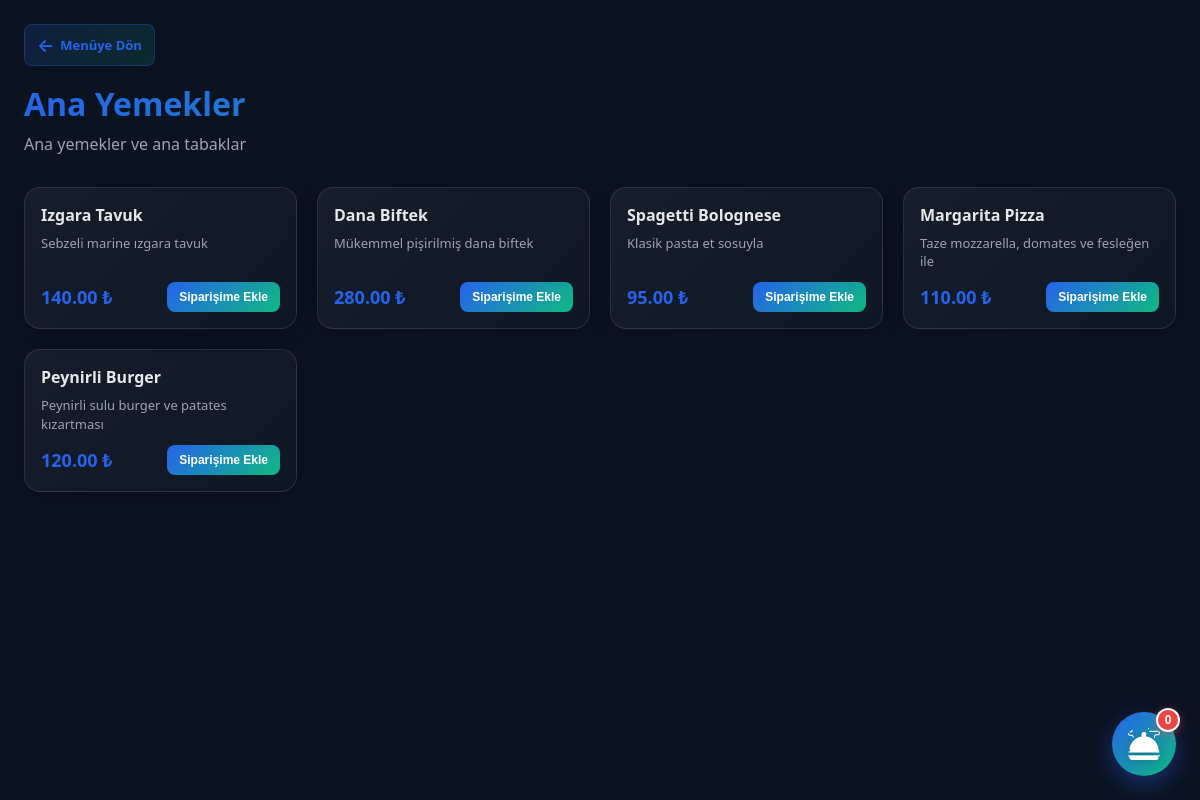
Page /customer/category.php?category_id=3 on the committed database.
### tables this page shows
CREATE TABLE MenuCategories (
    category_id INT AUTO_INCREMENT PRIMARY KEY,
    category_name VARCHAR(50) NOT NULL UNIQUE,
    description TEXT,
    display_order INT DEFAULT 0,
    created_at TIMESTAMP DEFAULT CURRENT_TIMESTAMP
);

CREATE TABLE MenuProducts (
    product_id INT AUTO_INCREMENT PRIMARY KEY,
    category_id INT NOT NULL,
    product_name VARCHAR(100) NOT NULL,
    description TEXT,
    price DECIMAL(10,2) NOT NULL,
    is_available BOOLEAN DEFAULT TRUE,
    image_url VARCHAR(255),
    created_at TIMESTAMP DEFAULT CURRENT_TIMESTAMP,
    FOREIGN KEY (category_id) REFERENCES MenuCategories(category_id) ON DELETE RESTRICT,
    INDEX idx_category (category_id)
);

### customer/category.php (the view, shortened to what this page needs)
<?php
$category_id = isset($_GET['category_id']) ? (int)$_GET['category_id'] : 0;
$database = new Database();
$db = $database->getConnection();
$query = "SELECT * FROM MenuCategories WHERE category_id = ?";
$stmt = $db->prepare($query);
$stmt->execute([$category_id]);
$category = $stmt->fetch(PDO::FETCH_ASSOC);
$query = "SELECT product_id, product_name, description, price, image_url FROM MenuProducts WHERE category_id = ? AND is_available = 1 ORDER BY product_id";
$stmt = $db->prepare($query);
$stmt->execute([$category_id]);
$products = $stmt->fetchAll(PDO::FETCH_ASSOC);
$categoryNames = [
    'Appetizers' => 'Başlangıçlar',
    'Soups' => 'Çorbalar',
    'Main Courses' => 'Ana Yemekler',
    'Desserts' => 'Tatlılar',
    'Beverages' => 'İçecekler',
];
$tr_name = $categoryNames[$category['category_name']] ?? $category['category_name'];
require_once __DIR__ . '/../includes/layout/top.php';
?>
<main class="app">
    <div class="customer-container">
        <header class="category-header">
            <div class="header-nav">
                <a href="menu.php" class="back-btn">
                    <span class="back-icon">←</span>
                    <span class="back-text">Menüye Dön</span>
                </a>
            </div>
            <h1><?= htmlspecialchars($tr_name) ?></h1>
            <p class="category-desc"><?= htmlspecialchars($category['description'] ?? '') ?></p>
        </header>
        <div class="products-grid">
            <?php if (empty($products)): ?>
                <div class="empty-state">
                    <p>📭 Bu kategoride ürün bulunamadı.</p>
                </div>
            <?php else: ?>
                <?php foreach ($products as $product): ?>
                    <div class="product-card">
                        <div class="product-content">
                            <h3 class="product-name"><?= htmlspecialchars($product['tr_name']) ?></h3>
                            <?php if ($product['tr_desc']): ?>
                                <p class="product-desc"><?= htmlspecialchars($product['tr_desc']) ?></p>
                            <?php endif; ?>
                            <div class="product-footer">
                                <span class="product-price"><?= number_format($product['price'], 2) ?> ₺</span>
                                <div class="product-cart-controls"
                                     id="cartControls_<?= $product['product_id'] ?>"
                                     data-product-id="<?= $product['product_id'] ?>"
                                     data-product-name="<?= htmlspecialchars($product['tr_name'], ENT_QUOTES) ?>"
                                     data-product-price="<?= $product['price'] ?>"
                                     data-product-image="<?= htmlspecialchars($product['image_url'] ?? '', ENT_QUOTES) ?>">
                                </div>
                            </div>
                        </div>
                    </div>
                <?php endforeach; ?>
            <?php endif; ?>
        </div>
    </div>
    <button class="order-bubble" id="orderBubble" onclick="toggleOrderPanel()">
        <img src="../assets/images/serving-dishes.png" alt="Siparişler" class="order-bubble__icon">
        <span class="order-bubble__badge" id="orderBadge">0</span>
    </button>
</main>
<?php require_once __DIR__ . '/../includes/layout/bottom.php'; ?>

### assets/css/style.css (style rules this page uses)
:root { --bg: #0b1220; --card: rgba(17, 24, 39, 0.75); --card-solid: #111827; --text: #e5e7eb; --muted: #9ca3af; --line: rgba(148, 163, 184, 0.18); --primary: #2563eb; --primary-2: #1d4ed8; --shadow: 0 18px 60px rgba(0, 0, 0, .35); --radius: 18px; }
* { box-sizing: border-box; }
html, body { height: 100%; }
body { margin: 0; font-family: system-ui, -apple-system, Segoe UI, Roboto, Arial; background: var(--bg); color: var(--text); }
a { color: inherit; }
.app { min-height: 100%; }

### customer/category.php (style rules this page uses)
.customer-container { max-width: 1200px; margin: 0 auto; padding: 24px; }
.category-header { margin-bottom: 32px; }
.header-nav { margin-bottom: 16px; }
.back-btn { display: inline-flex; align-items: center; gap: 6px; background: linear-gradient(135deg, rgba(37, 99, 235, 0.15) 0%, rgba(16, 185, 129, 0.15) 100%); color: var(--primary, #2563eb); text-decoration: none; font-weight: 600; padding: 8px 12px; border-radius: 8px; border: 1px solid rgba(37, 99, 235, 0.3); transition: all 0.3s cubic-bezier(0.23, 1, 0.32, 1); font-size: 13px; cursor: pointer; }
.back-icon { font-size: 18px; transition: transform 0.3s ease; }
.category-header h1 { margin: 12px 0 8px; font-size: 32px; font-weight: 700; color: var(--text, #e2e8f0); background: linear-gradient(135deg, #2563eb, #10b981); -webkit-background-clip: text; -webkit-text-fill-color: transparent; background-clip: text; }
.category-desc { margin: 0; color: var(--muted, #94a3b8); font-size: 16px; }
.products-grid { display: grid; grid-template-columns: repeat(auto-fill, minmax(260px, 1fr)); gap: 20px; margin-bottom: 32px; }
.product-card { background: linear-gradient(135deg, rgba(255,255,255,0.05) 0%, rgba(255,255,255,0.02) 100%); border: 1px solid var(--line, rgba(148, 163, 184, 0.2)); border-radius: 16px; overflow: hidden; transition: all 0.35s cubic-bezier(0.23, 1, 0.32, 1); display: flex; flex-direction: column; box-shadow: 0 4px 24px rgba(0, 0, 0, 0.12); position: relative; }
.product-content { padding: 16px; display: flex; flex-direction: column; flex-grow: 1; }
.product-name { margin: 0 0 8px; font-size: 16px; font-weight: 700; color: var(--text, #e2e8f0); }
.product-desc { margin: 0 0 12px; font-size: 13px; color: var(--muted, #94a3b8); flex-grow: 1; line-height: 1.4; }
.product-footer { display: flex; justify-content: space-between; align-items: center; margin-top: auto; gap: 12px; }
.product-price { font-size: 18px; font-weight: 700; color: var(--primary, #2563eb); white-space: nowrap; }
.product-cart-controls { display: flex; align-items: center; gap: 8px; }
.product-card { animation: fadeIn 0.6s ease-out; }
.order-bubble { position: fixed; bottom: 24px; right: 24px; width: 64px; height: 64px; border-radius: 50%; background: linear-gradient(135deg, #2563eb 0%, #10b981 100%); border: none; box-shadow: 0 8px 24px rgba(37, 99, 235, 0.4); cursor: pointer; display: flex; align-items: center; justify-content: center; transition: all 0.3s cubic-bezier(0.23, 1, 0.320, 1); z-index: 999; overflow: visible; }
.order-bubble__icon { width: 32px; height: 32px; object-fit: contain; filter: brightness(0) invert(1) drop-shadow(0 2px 4px rgba(0, 0, 0, 0.2)); }
.order-bubble__badge { position: absolute; top: -4px; right: -4px; background: #ef4444; color: white; font-size: 12px; font-weight: 700; min-width: 24px; height: 24px; border-radius: 12px; display: flex; align-items: center; justify-content: center; padding: 0 6px; box-shadow: 0 2px 8px rgba(239, 68, 68, 0.5); border: 2px solid white; }

### rows in the picture
menucategories: category_name "Ana Yemekler", description "Ana yemekler ve ana tabaklar"
menuproducts: product_name "Izgara Tavuk", description "Sebzeli marine ızgara tavuk", price "140.00"
menuproducts: product_name "Dana Biftek", description "Mükemmel pişirilmiş dana biftek", price "280.00"
menuproducts: tr_name "Spagetti Bolognese", tr_desc "Klasik pasta et sosuyla", price "95.00"
menuproducts: tr_name "Margarita Pizza", tr_desc "Taze mozzarella, domates ve fesleğen ile", price "110.00"
menuproducts: product_name "Peynirli Burger", description "Peynirli sulu burger ve patates kızartması", price "120.00"
